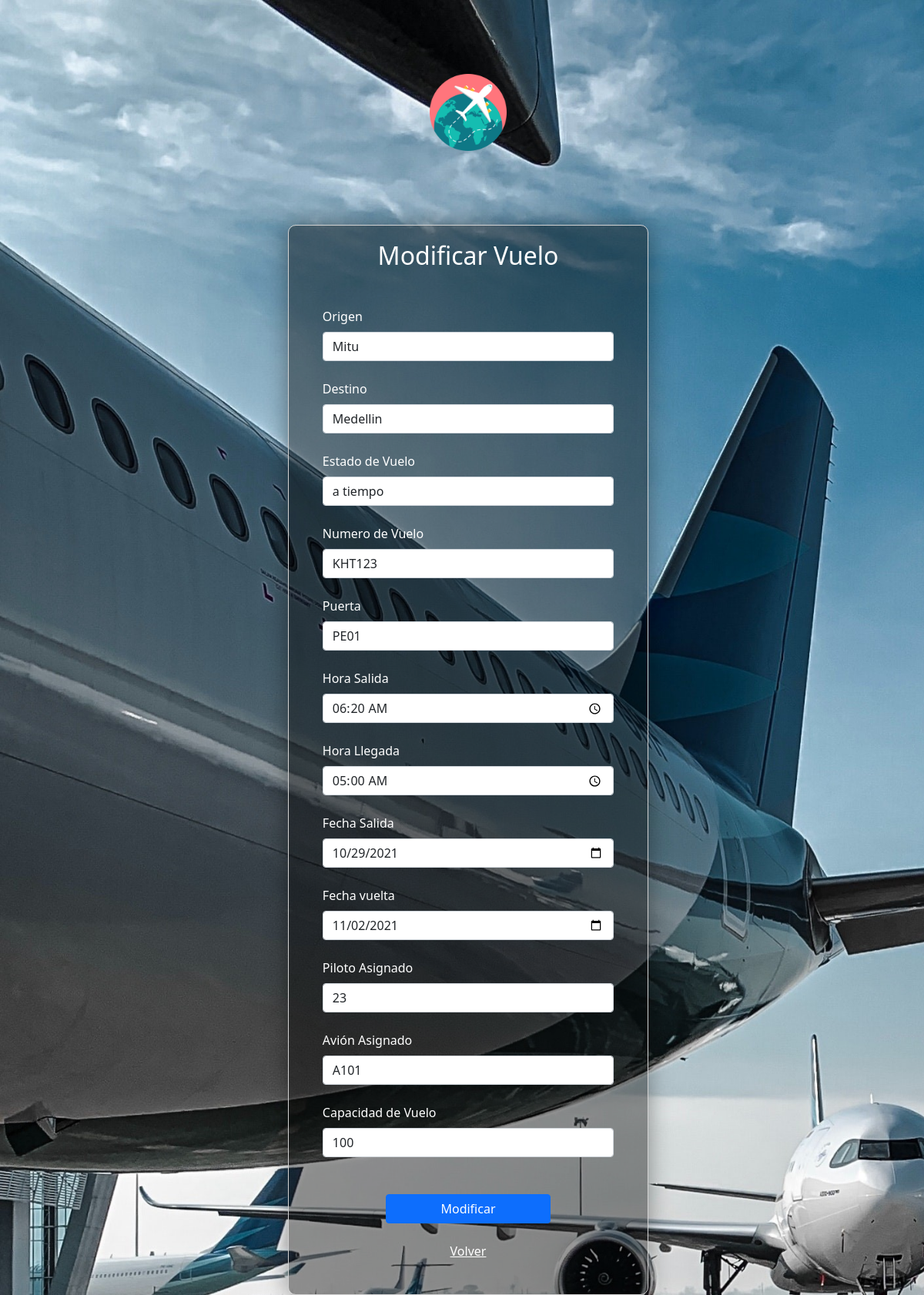
Screenshot of /modificar_vuelos/1 (signed in) with the database file from the repository.
### tables this page shows
CREATE TABLE vuelos (idvuelos INTEGER PRIMARY KEY ASC AUTOINCREMENT, origen VARCHAR (45), destino VARCHAR (45), estado VARCHAR (45), numero_vuelo VARCHAR (45), gate VARCHAR (15), hora_salida TIME, hora_llegada TIME, fecha_ida DATE, fecha_vuelta DATE, piloto VARCHAR (45), avion VARCHAR (45), capacidad INT);

### app.py (the view)
@app.route('/modificar_vuelos/<string:id>')
@login_required
def edit_vuelos(id):
    rol_usuario = session.get('rol')
    if rol_usuario == 'adm':
        db = get_db()
        cursor = db.execute(
            'SELECT *  FROM vuelos WHERE idvuelos=?',
            (id,)).fetchall()
        return render_template('modificar_vuelos.html', vuelos=cursor)
    else:
        return redirect(url_for('acceso_denegado'))

### app.py (called while the page is built)
def login_required(view):
    @functools.wraps(view)
    def wrapped_view(**kwargs):
        if g.user is None:
            return redirect(url_for('login'))
        return view(**kwargs)
    return wrapped_view

@app.before_request
def cargar_usuario_registrado():
    print("Entró en before_request.")
    id_usuario = session.get('id_user')
    if id_usuario is None:
        g.user = None
    else:
        g.user = consultar_usuario_g(id_usuario)

### repository/data_repository.py (called while the page is built)
def consultar_usuario_g(id):
    db = get_db()
    cursor = db.execute(
        'SELECT idusuarios, nombre, correo, contrasena FROM usuarios WHERE idusuarios = ?',
        (id,)).fetchone()
    return cursor

### utils/db.py (called while the page is built)
def get_db():
    try:
        if 'db' not in g:
            print('conectada')
            g.db = sqlite3.connect('bd_vuelos.db')
        return g.db
    except Error:
        print(Error)

### templates/modificar_vuelos.html (shortened to what this page needs)
{% extends 'base.html' %}
  {%block body%}
  <div class="container">
    <div class="row justify-content-center pt-5 mt-5 ms-1">
      <div class="col-md-4 col-lg-5 formulario-registro">
        {%for vuelo in vuelos %}
        <form
          action="/update_vuelo/{{vuelo[0]}}"
          method="POST"
          name="formAgregarVuelo"
          onsubmit="validar_formulario_agregar_vuelo();"
        >
          <div class="form-group text-center mb-5">
            <h2>Modificar Vuelo</h2>
          </div>
          <div class="form-group mx-sm-4">
            <label for="origen">Origen</label>
            <input
              type="text"
              name="origen"
              id="origen"
              class="form-control mt-2 mb-4"
              placeholder="Ciudad de Origen"
              value="{{vuelo.1}}"
            />
          </div>
          <div class="form-group mx-sm-4">
            <label for="destino">Destino</label>
            <input
              type="text"
              name="destino"
              id="destino"
              class="form-control mt-2 mb-4"
              placeholder="Ciudad de Destino"
              value="{{vuelo.2}}"
            />
          </div>
          <div class="form-group mx-sm-4">
            <label for="estado">Estado de Vuelo</label>
            <input
              type="text"
              name="estado"
              id="estado"
              class="form-control mt-2 mb-4"
              placeholder="Estado de Vuelo"
              value="{{vuelo.3}}"
            />
          </div>
          <div class="form-group mx-sm-4">
            <label for="numero_vuelo">Numero de Vuelo</label>
            <input
              type="text"
              name="numero_vuelo"
              id="numero_vuelo"
              class="form-control mt-2 mb-4"
              placeholder="Numero de Vuelo"
              value="{{vuelo.4}}"
            />
          </div>
          <div class="form-group mx-sm-4">
            <label for="gate">Puerta</label>
            <input
              type="text"
              name="gate"
              id="gate"
              class="form-control mt-2 mb-4"
              placeholder="Puerta"
              value="{{vuelo.5}}"
            />
          </div>
          <div class="form-group mx-sm-4">
            <label for="hora_salida">Hora Salida</label>
            <input
              type="time"
              name="hora_salida"
              id="hora_salida"
              class="form-control mt-2 mb-4"
              placeholder="Hora Salida"
              value="{{vuelo.7}}"
            />
          </div>
          <div class="form-group mx-sm-4">
            <label for="hora_llegada">Hora Llegada</label>
            <input
              type="time"
              name="hora_llegada"
              id="hora_llegada"
              class="form-control mt-2 mb-4"
              placeholder="Hora Llegada"
              value="{{vuelo.6}}"
            />
          </div>
          <div class="form-group mx-sm-4">
            <label for="fecha_ida">Fecha Salida</label>
            <input
              type="date"
              name="fecha_ida"
              id="fecha_ida"
              class="form-control mt-2 mb-4"
              placeholder="Fecha de Salida"
              value="{{vuelo.8}}"
            />
          </div>
          <div class="form-group mx-sm-4">
            <label for="fecha_vuelta">Fecha vuelta</label>
            <input
              type="date"
              name="fecha_vuelta"
              id="fecha_vuelta"
              class="form-control mt-2 mb-4"
              placeholder="Fecha vuelta"
              value="{{vuelo.9}}"
            />
          </div>
          <div class="form-group mx-sm-4">
            <label for="piloto">Piloto Asignado</label>
            <input
              type="text"
              name="piloto"
              id="piloto"
              class="form-control mt-2 mb-4"
              placeholder="Piloto Asignado"
              value="{{vuelo.10}}"
            />
          </div>
          <div class="form-group mx-sm-4">
            <label for="avion">Avión Asignado</label>
            <input
              type="text"
              name="avion"
              id="avion"
              class="form-control mt-2 mb-4"
              placeholder="Avión Asignado"
              value="{{vuelo.11}}"
            />
          </div>
          <div class="form-group mx-sm-4">
            <label for="capacidad">Capacidad de Vuelo</label>
            <input
              type="text"
              name="capacidad"
              id="capacidad"
              class="form-control mt-2 mb-4"
              placeholder="Capacidad de Vuelo"
              value="{{vuelo.12}}"
            />
          </div>
          <div class="form-row">
            <div class="d-grid gap-2 col-6 mx-auto">
              <button type="submit" class="btn btn-primary mt-4 mb-4">
                Modificar
              </button>
            </div>
          </div>
          <div class="form-group text-center mb-4" id="link-login">
            <a href="/vuelos">Volver</a>
          </div>
          {%endfor %}
        </form>
      </div>
    </div>
  </div>
  {%endblock%}

### static/css/style.css (style rules this page uses)
* { box-sizing: border-box; margin: 0; padding: 0; }
.formulario-login, .formulario-registro, .formulario-reservas { background: rgba(0, 0, 0, 0.4); padding: 20px; border-radius: 10px; box-shadow: 0 0 30px rgba(0, 0, 0, 0.4); border: 1px solid lightgrey; color: white; }
.body-login, .body-registro { background-image: url(../img/pexels-ekky-wicaksono-2.jpg); background-repeat: no-repeat; background-size: cover; background-attachment: fixed; }
#link-login a, #link-registro a { color: white; }
:root { --color_cancelados: #b64b51; --color_realizados: rgb(87, 156, 87); --color_salidas: rgb(169, 206, 82); --color_llegadas: rgb(121, 133, 98); --background_color: white; }

### rows the page displays
vuelos: origen "Mitu", destino "Medellin", estado "a tiempo", numero_vuelo "KHT123", gate "PE01", hora_salida "06:20", hora_llegada "05:00", fecha_ida "10/29/2021", fecha_vuelta "11/02/2021", piloto "23", avion "A101", capacidad "100"
